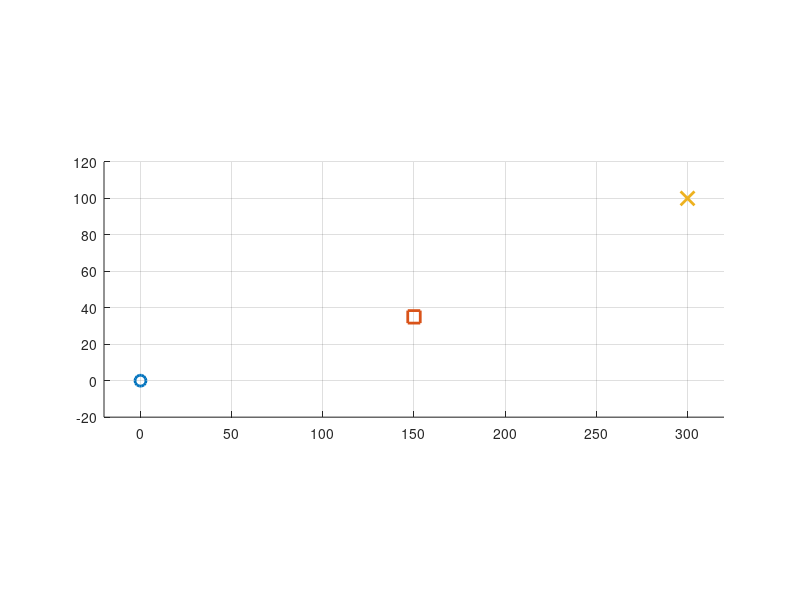

The MATLAB source for this figure: (Note: this script raises an error after producing the figure.)
clear;
clc;
close all;

%% ============================================================
%  EXERCISE 2.1
%  UAV trajectory generation using differential flatness
%  Polynomial parameterization + one exact waypoint
%
%  z1(t) = x(t)
%  z2(t) = y(t)
%
%  With one waypoint:
%       7 conditions per coordinate
%       -> polynomial degree 6
% =============================================================


%% ============================================================
%  INITIALIZE SYSTEM PARAMETERS
% =============================================================

param.g = 9.8;        % gravity [m/s^2]
param.h = 0.05;       % sampling period [s]
param.dblAlt = 150;   % altitude (not used in this 2D model)


%% ============================================================
%  INITIALIZE REFERENCES
% =============================================================

t = [];
xi_ref = [];
u_ref  = [];


%% ============================================================
%  INITIAL AND FINAL CONDITIONS
%
%  xi = [x ; y ; Psi]
%  ui = [Va ; Phi]
%
% =============================================================

xi = [ ...
    0;          % x_i [m]
    0;          % y_i [m]
    0           % Psi_i [rad]
];

ui = [ ...
    20;         % Va_i [m/s]
    0           % Phi_i [rad]
];

xf = [ ...
    300;        % x_f [m]
    100;        % y_f [m]
    pi/6        % Psi_f [rad]
];

uf = [ ...
    20;         % Va_f [m/s]
    0           % Phi_f [rad]
];

T = 15;         % final time [s]


%% ============================================================
%  WAYPOINT
% =============================================================

tw = T/2;

wp = [ ...
    150;        % x waypoint [m]
    35          % y waypoint [m]
];


%% ============================================================
%  POLYNOMIAL PARAMETERIZATION - DEGREE 6

M = [ ...

1 0 0 0 0 0 0      0 0 0 0 0 0 0; ...    % z1(0)

0 1 0 0 0 0 0      0 0 0 0 0 0 0; ...    % zd1(0)

0 0 2 0 0 0 0      0 0 0 0 0 0 0; ...    % zdd1(0)

0 0 0 0 0 0 0      1 0 0 0 0 0 0; ...    % z2(0)

0 0 0 0 0 0 0      0 1 0 0 0 0 0; ...    % zd2(0)

0 0 0 0 0 0 0      0 0 2 0 0 0 0; ...    % zdd2(0)

1 T T^2 T^3 T^4 T^5 T^6 ...
0 0 0 0 0 0 0; ...

0 1 2*T 3*T^2 4*T^3 5*T^4 6*T^5 ...
0 0 0 0 0 0 0; ...

0 0 2 6*T 12*T^2 20*T^3 30*T^4 ...
0 0 0 0 0 0 0; ...

0 0 0 0 0 0 0 ...
1 T T^2 T^3 T^4 T^5 T^6; ...

0 0 0 0 0 0 0 ...
0 1 2*T 3*T^2 4*T^3 5*T^4 6*T^5; ...

0 0 0 0 0 0 0 ...
0 0 2 6*T 12*T^2 20*T^3 30*T^4; ...


% ------------------------------------------------------------
% WAYPOINT z1(tw) = wp(1)
% ------------------------------------------------------------

1 tw tw^2 tw^3 tw^4 tw^5 tw^6 ...
0 0 0 0 0 0 0; ...


% ------------------------------------------------------------
% WAYPOINT z2(tw) = wp(2)
% ------------------------------------------------------------

0 0 0 0 0 0 0 ...
1 tw tw^2 tw^3 tw^4 tw^5 tw^6
];


%% ============================================================
%  VECTOR b
%
% Boundary conditions written in terms of:
%
% z, zd, zdd
%
% =============================================================

b = [ ...

% z1 at initial time
xi(1); ...

% zd1(0) = Va_i*cos(Psi_i)
ui(1)*cos(xi(3)); ...

% zdd1(0)
-sin(xi(3))*param.g*tan(ui(2)); ...


% z2 at initial time
xi(2); ...

% zd2(0) = Va_i*sin(Psi_i)
ui(1)*sin(xi(3)); ...

% zdd2(0)
cos(xi(3))*param.g*tan(ui(2)); ...


% z1 at final time
xf(1); ...

% zd1(T)
uf(1)*cos(xf(3)); ...

% zdd1(T)
-sin(xf(3))*param.g*tan(uf(2)); ...

% z2 at final time
xf(2); ...

% zd2(T)
uf(1)*sin(xf(3)); ...

% zdd2(T)
cos(xf(3))*param.g*tan(uf(2)); ...

% waypoint x
wp(1); ...

% waypoint y
wp(2)
];


%% ============================================================
%  SOLVE M*a = b
% =============================================================

if rank(M) < 14
    error('Matrix M is singular. Check T and waypoint time tw.');
end

a = M\b;


%% ============================================================
%  DEFINE FLAT OUTPUT z1(t), z2(t)
%
%  DEGREE 6
% =============================================================

z1 = @(t) ( ...
      a(1) ...
    + a(2).*t ...
    + a(3).*t.^2 ...
    + a(4).*t.^3 ...
    + a(5).*t.^4 ...
    + a(6).*t.^5 ...
    + a(7).*t.^6 ...
);

z2 = @(t) ( ...
      a(8) ...
    + a(9).*t ...
    + a(10).*t.^2 ...
    + a(11).*t.^3 ...
    + a(12).*t.^4 ...
    + a(13).*t.^5 ...
    + a(14).*t.^6 ...
);


%% ============================================================
%  FIRST DERIVATIVES
% =============================================================

zd1 = @(t) ( ...
      a(2) ...
    + 2*a(3).*t ...
    + 3*a(4).*t.^2 ...
    + 4*a(5).*t.^3 ...
    + 5*a(6).*t.^4 ...
    + 6*a(7).*t.^5 ...
);

zd2 = @(t) ( ...
      a(9) ...
    + 2*a(10).*t ...
    + 3*a(11).*t.^2 ...
    + 4*a(12).*t.^3 ...
    + 5*a(13).*t.^4 ...
    + 6*a(14).*t.^5 ...
);


%% ============================================================
%  SECOND DERIVATIVES
% =============================================================

zdd1 = @(t) ( ...
      2*a(3) ...
    + 6*a(4).*t ...
    + 12*a(5).*t.^2 ...
    + 20*a(6).*t.^3 ...
    + 30*a(7).*t.^4 ...
);

zdd2 = @(t) ( ...
      2*a(10) ...
    + 6*a(11).*t ...
    + 12*a(12).*t.^2 ...
    + 20*a(13).*t.^3 ...
    + 30*a(14).*t.^4 ...
);


%% ============================================================
%  RECONSTRUCT STATE REFERENCE
%
%  xi_ref = [x ; y ; Psi]
% =============================================================

X = @(t) ([
    feval(z1,t);
    feval(z2,t);
    atan2( ...
        feval(zd2,t), ...
        feval(zd1,t) ...
    )
]);


%% ============================================================
%  RECONSTRUCT INPUT REFERENCE
%
%  u_ref = [Va ; Phi]
% =============================================================

U = @(t) [ ...
    sqrt( ...
    feval(zd1,t).^2 + feval(zd2,t).^2 ...
    ); ...
    atan2( ...
    feval(zdd2,t).*feval(zd1,t) - ...
    feval(zd2,t).*feval(zdd1,t), ...
    param.g .* sqrt( ...
    feval(zd1,t).^2 + feval(zd2,t).^2 ...
    ) ...
    ) ...
    ];


%% ============================================================
%  AIRSPEED ACCELERATION
%
% Va = sqrt(zd1^2 + zd2^2)
%
% dVa/dt =
%
% (zd1*zdd1 + zd2*zdd2) / Va
%
% =============================================================

Vad = @(t) ( ...
      feval(zd1,t).*feval(zdd1,t) ...
    + feval(zd2,t).*feval(zdd2,t) ...
    ) ./ ...
    sqrt( ...
        feval(zd1,t).^2 + ...
        feval(zd2,t).^2 ...
    );


%% ============================================================
% TOTAL PLANAR ACCELERATION MAGNITUDE
%
% ||a|| = sqrt(zdd1^2 + zdd2^2)
% =============================================================

Atotal = @(t) sqrt( ...
    feval(zdd1,t).^2 + ...
    feval(zdd2,t).^2 ...
);


%% ============================================================
%  COMPUTE STATE AND INPUT REFERENCES
% =============================================================

tt = 0:param.h:T;

xi_ref = [xi_ref feval(X,tt)];

u_ref = [u_ref feval(U,tt)];

acc_ref = feval(Vad,tt);

atotal_ref = feval(Atotal,tt);


%% ============================================================
%  CHECK WAYPOINT
% =============================================================

z_waypoint = [
    feval(z1,tw);
    feval(z2,tw)
];

disp('------------------------------------')
disp('Required waypoint:')
disp(wp)

disp('Computed trajectory at tw:')
disp(z_waypoint)

disp('Waypoint error:')
disp(norm(z_waypoint - wp))


%% ============================================================
%  CHECK INITIAL AND FINAL CONDITIONS
% =============================================================

disp('------------------------------------')
disp('Initial reference state:')
disp(xi_ref(:,1))

disp('Desired initial state:')
disp(xi)

disp('Final reference state:')
disp(xi_ref(:,end))

disp('Desired final state:')
disp(xf)


%% ============================================================
%  ANIMATION XY TRAJECTORY
% =============================================================

figure;
clf;

hold on;
grid on;
axis equal;

margin = 20;

xlim([min(xi_ref(1,:))-margin, max(xi_ref(1,:))+margin]);
ylim([min(xi_ref(2,:))-margin, max(xi_ref(2,:))+margin]);

plot( ...
    xi(1), xi(2), ...
    'o', ...
    'MarkerSize', 8, ...
    'LineWidth', 2, ...
    'DisplayName', 'Initial point' ...
    );

plot( ...
    wp(1), wp(2), ...
    's', ...
    'MarkerSize', 9, ...
    'LineWidth', 2, ...
    'DisplayName', 'Waypoint' ...
    );

plot( ...
    xf(1), xf(2), ...
    'x', ...
    'MarkerSize', 10, ...
    'LineWidth', 2, ...
    'DisplayName', 'Final point' ...
    );

hTrail = animatedline( ...
    'LineWidth', 2, ...
    'DisplayName', 'Trajectory' ...
    );

%% UAV
hUAV = plot( ...
    xi_ref(1,1), ...
    xi_ref(2,1), ...
    'o', ...
    'MarkerSize', 12, ...
    'MarkerFaceColor', 'auto', ...
    'LineWidth', 2, ...
    'DisplayName', 'UAV' ...
    );

xlabel('x [m]');
ylabel('y [m]');

title('UAV polynomial reference trajectory');

legend('Location','best');

%% ============================================================
%  ANIMATION
% =============================================================

for k = 1:size(xi_ref,2)

    addpoints( ...
        hTrail, ...
        xi_ref(1,k), ...
        xi_ref(2,k) ...
        );

    set( ...
        hUAV, ...
        'XData', xi_ref(1,k), ...
        'YData', xi_ref(2,k) ...
        );

    drawnow;

    pause(0.03);

end


%% ============================================================
%  PLOT AIRSPEED
% =============================================================

figure;

plot(tt, u_ref(1,:), 'LineWidth', 2);

hold on;

yline(18, '--');
yline(25, '--');

grid on;

xlabel('Time [s]');
ylabel('V_a [m/s]');

title('Airspeed');

legend( ...
    'V_a(t)', ...
    'Minimum', ...
    'Maximum' ...
);


%% ============================================================
%  PLOT BANK ANGLE
% =============================================================

figure;

plot(tt, u_ref(2,:), 'LineWidth', 2);

hold on;

yline(-0.43, '--');
yline(0.43, '--');

grid on;

xlabel('Time [s]');
ylabel('\Phi [rad]');

title('Bank angle');

legend( ...
    '\Phi(t)', ...
    'Minimum', ...
    'Maximum' ...
);


%% ============================================================
%  PLOT AIRSPEED ACCELERATION
%
% This corresponds to dVa/dt
% =============================================================

figure;

plot(tt, acc_ref, 'LineWidth', 2);

hold on;

yline(0.2, '--');
yline(-0.2, '--');

grid on;

xlabel('Time [s]');
ylabel('dV_a/dt [m/s^2]');

title('Airspeed acceleration');

legend( ...
    'dV_a/dt', ...
    '+0.2 m/s^2', ...
    '-0.2 m/s^2' ...
);


%% ============================================================
%  OPTIONAL PLOT: TOTAL PLANAR ACCELERATION
% =============================================================

figure;

plot(tt, atotal_ref, 'LineWidth', 2);

grid on;

xlabel('Time [s]');
ylabel('||a|| [m/s^2]');

title('Total planar acceleration');


%% ============================================================
%  NUMERICAL INFORMATION
% =============================================================

fprintf('\n=========== RESULTS ===========\n');

fprintf('Waypoint error = %.8e m\n', ...
    norm(z_waypoint - wp));

fprintf('\nAirspeed:\n');
fprintf('min Va = %.4f m/s\n', min(u_ref(1,:)));
fprintf('max Va = %.4f m/s\n', max(u_ref(1,:)));

fprintf('\nBank angle:\n');
fprintf('min Phi = %.4f rad\n', min(u_ref(2,:)));
fprintf('max Phi = %.4f rad\n', max(u_ref(2,:)));

fprintf('\nAirspeed acceleration:\n');
fprintf('min dVa/dt = %.4f m/s^2\n', min(acc_ref));
fprintf('max dVa/dt = %.4f m/s^2\n', max(acc_ref));
